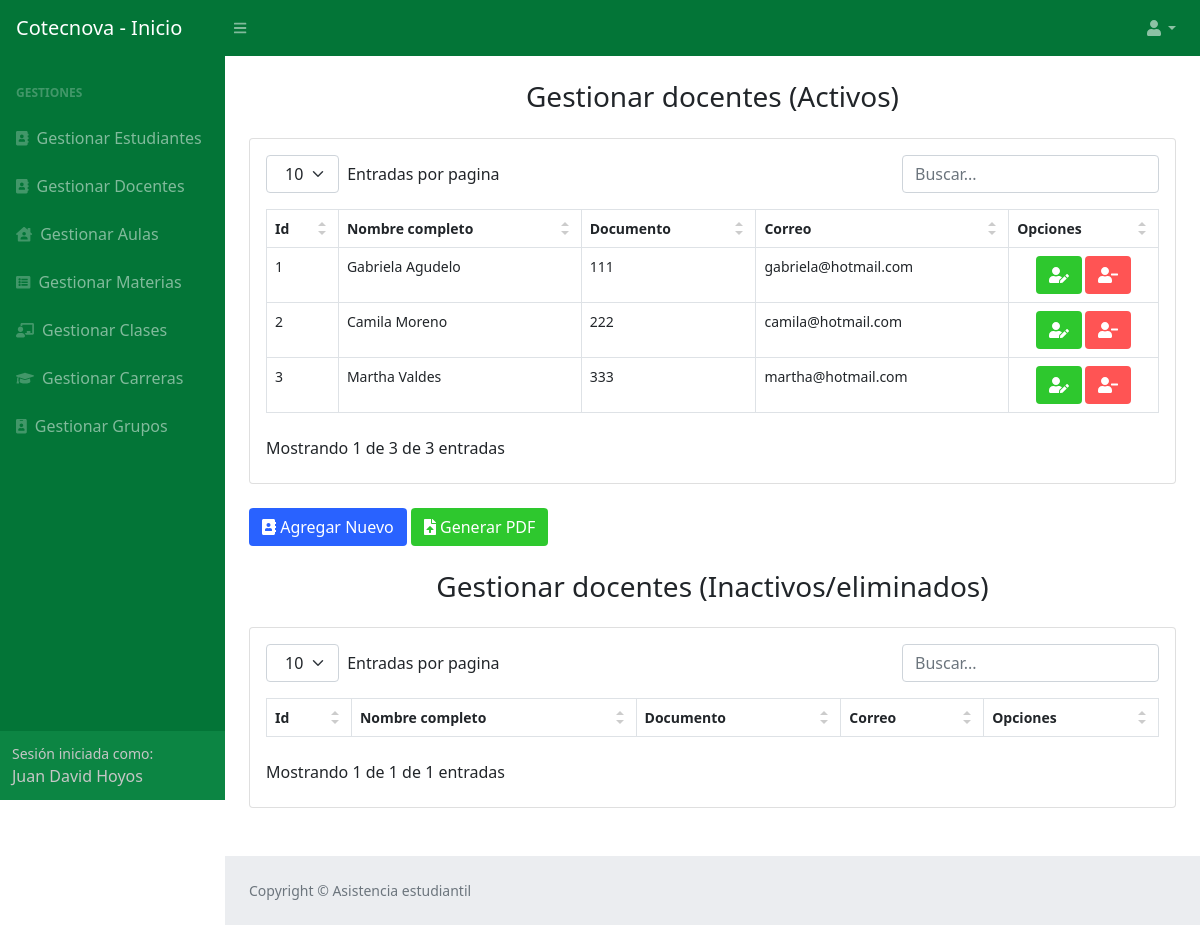
The app's page /gestion_docente.php (signed in) with its own data.
### tables this page shows
CREATE TABLE `docente` (
  `id_docente` int(11) NOT NULL COMMENT 'Identificador del docente',
  `documento` varchar(45) NOT NULL COMMENT 'Documento del docente',
  `nombres` varchar(45) NOT NULL COMMENT 'Nombres del docente\n\n',
  `apellidos` varchar(45) NOT NULL COMMENT 'Apellidos del docente',
  `clave` varchar(45) NOT NULL COMMENT 'Clave del docente',
  `correo` varchar(255) NOT NULL COMMENT 'Correo del docente',
  `tipo_usuario_id_tipo_usuario` int(11) NOT NULL COMMENT 'Tipo de usuario',
  `estado` int(11) NOT NULL COMMENT 'Activo o inactivo'
);

### Modelo/MySQL.php (called while the page is built, shortened)
<?php
class MySQL{
    private $hostname  = "localhost";
    private $user = "root";
    private $password = "";
    private $database = "asistencia";
    private $conexion;
    public function conectar(){
        $this->conexion = mysqli_connect($this->hostname, $this->user, $this->password, $this->database);
    }
    public function efectuarConsulta($consulta){
        mysqli_query($this->conexion, "SET lc_time_names = 'es_ES'" );
        mysqli_query($this->conexion, "SET NAMES 'utf8'");
        mysqli_query($this->conexion, "SET CHARACTER 'utf8'");
       $this->resultadoConsulta = mysqli_query($this->conexion, $consulta);
        return $this->resultadoConsulta;
    }
}

### gestion_docente.php (the view, shortened to what this page needs)
<!DOCTYPE html>
<html lang="en">
<head>
    <link href="css/style2.css" rel="stylesheet" />
    <link href="css/styles.css" rel="stylesheet" />
</head>
<body class="sb-nav-fixed">
    <div id="container">
        <?php
        if (isset($_SESSION['tipousuario'])) {
            include("header_index.php");
        ?>
    </div>
    <?php
            require_once 'Modelo/MySQL.php';
            $mysql = new MySQL;
            $mysql->conectar();
            if (isset($_SESSION['idAdministrador'])) {
                $MostrarDatos = $mysql->efectuarConsulta("SELECT asistencia.docente.id_docente, asistencia.docente.documento, asistencia.docente.nombres, asistencia.docente.apellidos, asistencia.docente.correo from docente where asistencia.docente.estado = 1");
            }
            if ($_SESSION['tipousuario'] == 3) {
    ?>
        <div id="layoutSidenav">
            <div id="layoutSidenav_content">
            <main>
                <div class="container-fluid px-4">
                <br>
                <center>
                    <h3>
                        <p class="mb-4">Gestionar docentes (Activos)</p>
                    </h3>
                </center>
                    <div class="row">
                        <center>
                        <div class="card mb-10 col-md-12 col-md-offset-3">
                            <div class="card-body">
                                    <table id="datatablesSimple">
                                        <thead>
                                            <tr>
                                            <th>Id</th>
                                            <th>Nombre completo</th>
                                            <th>Documento</th>
                                            <th>Correo</th>
                                            <th>Opciones</th>
                                            </tr>
                                        </thead>
                                        <tbody>
                                        <tr>
                                            <?php
                                            while ($valores1 = mysqli_fetch_assoc($MostrarDatos)) {
                                            $id_docente = $valores1 ['id_docente'];
                                            ?>
                                            <td><?php echo $valores1['id_docente'] ?></td>
                                            <td><?php echo $valores1['nombres']." ".$valores1['apellidos'] ?></td>
                                            <td><?php echo $valores1['documento'] ?></td>
                                            <td><?php echo $valores1['correo'] ?></td>
                                            <td>
                                                <div class="text-center">
                                                <a class="btn" style="background-color: #2EC82E;color: white" href='update_docente2.php?id_docente=<?php echo $id_docente; ?>' role="button"><i class="fas fa-user-edit"></i></a>
                                                <a class="btn" style="background-color: #FF5454;color: white" href='Controlador/delete_docente.php?id_docente=<?php echo $id_docente; ?>' role="button"><i class="fas fa-user-minus"></i></a>
                                                </div>
                                            </td>
                                        </tr>
                                        <?php
                                            }
                                        ?>
                                        </tbody>
                                    </table>
                                </div>
                            </center>
                        </div>
                        <br>
                        <a class="btn" style="background-color: #2962FF;color: white" href="registro_docente.php" role="button"><i class="fas fa-address-book"></i> Agregar Nuevo</a>
                        <a class="btn" style="background-color: #2EC82E;color: white" href='Reportes/gestion_docentes.php' role="button"><i class="fas fa-file-upload"></i> Generar PDF</a>
                        <br><br>
                        <center>
                            <h3>
                                <p class="mb-4">Gestionar docentes (Inactivos/eliminados)</p>
                            </h3>
                        </center>
                        <div class="row">
                            <center>
                            <div class="card mb-10 col-md-12 col-md-offset-3">
                            <div class="card-body">
                                    <table id="datatablesSimple2">
                                        <thead>
                                            <tr>
                                            <th>Id</th>
                                            <th>Nombre completo</th>
                                            <th>Documento</th>
                                            <th>Correo</th>
                                            <th>Opciones</th>
                                            </tr>
                                        </thead>
                                    </table>
                                </div>
                            </center>
                        </div>
                        <br><br>
                    </div>
                </main>
                <footer class="py-4 bg-light mt-auto">
                    <div class="container-fluid px-4">
                        <div class="d-flex align-items-center justify-content-between small">
                            <div class="text-muted">Copyright &copy; Asistencia estudiantil</div>
                        </div>
                    </div>
                </footer>
            </div>
        </div>
    <?php
            }
    ?>
<?php
        } else {
            header("refresh:0;url=login.php");
        }
?>
</body>
</html>

### css/style2.css (style rules this page uses)
.dataTable-table { max-width: 100%; width: 100%; border-spacing: 0; border-collapse: separate; }
.dataTable-table > tbody > tr > td, .dataTable-table > tbody > tr > th, .dataTable-table > tfoot > tr > td, .dataTable-table > tfoot > tr > th, .dataTable-table > thead > tr > td, .dataTable-table > thead > tr > th { vertical-align: top; padding: 8px 10px; }
.dataTable-table > thead > tr > th { vertical-align: bottom; text-align: left; border-bottom: 1px solid #d9d9d9; }
.dataTable-table th { vertical-align: bottom; text-align: left; }

### records on screen
docente: id_docente "1", nombres "Gabriela", apellidos "Agudelo", documento "111", correo "gabriela@hotmail.com"
docente: id_docente "2", nombres "Camila", apellidos "Moreno", documento "222", correo "camila@hotmail.com"
docente: id_docente "3", nombres "Martha", apellidos "Valdes", documento "333", correo "martha@hotmail.com"

### other values on screen
$_SESSION['nombre'] "Juan David"
$_SESSION['apellido'] "Hoyos"
